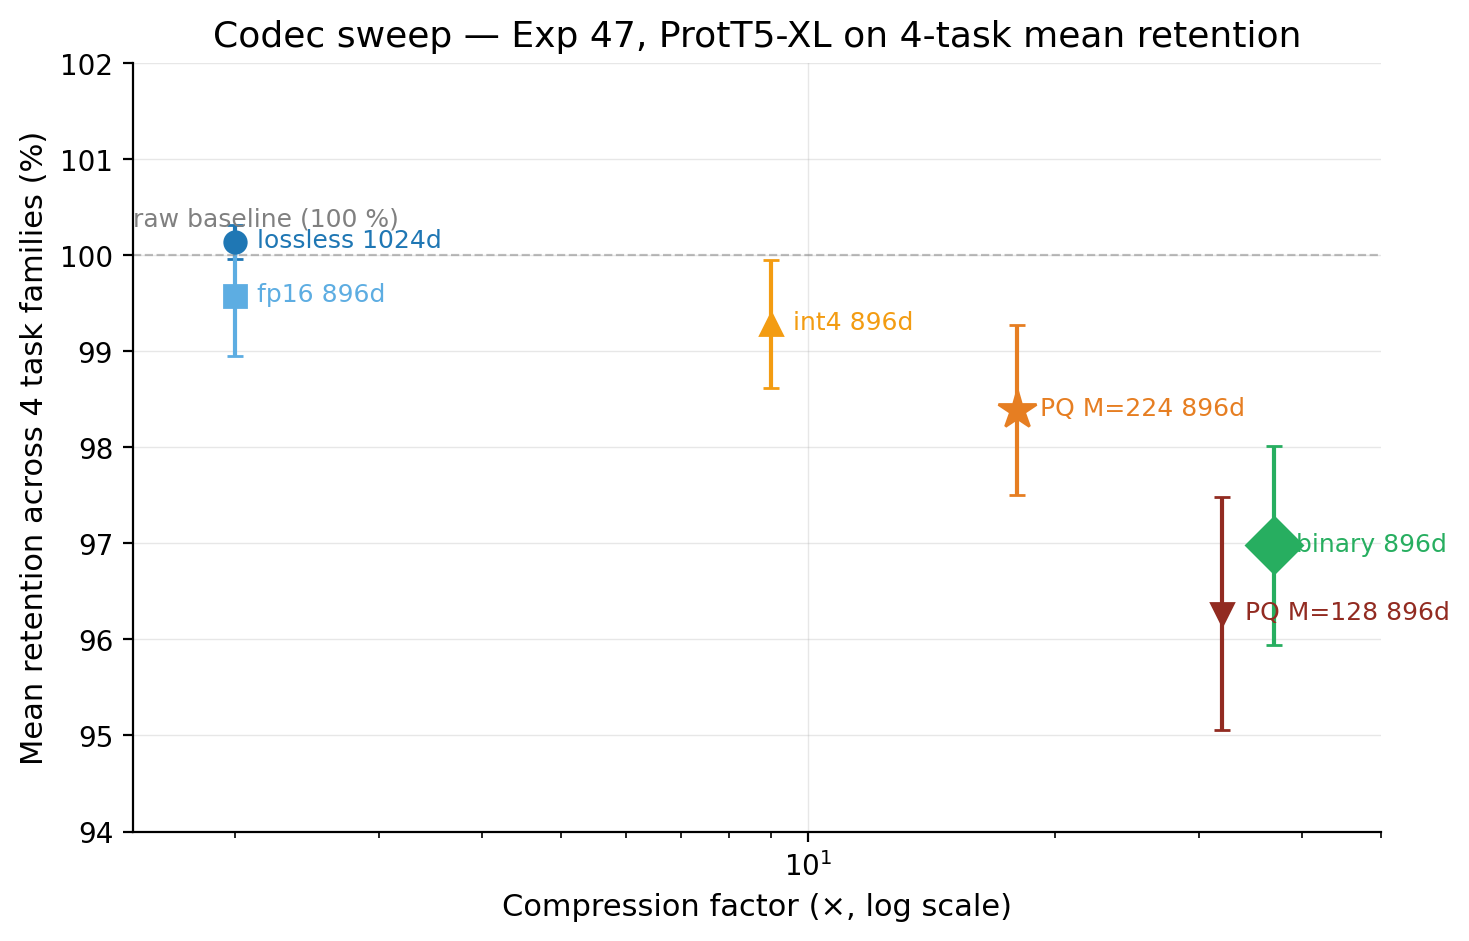

Source code (Python):
"""F.2 — Pareto plot: compression × mean retention from Exp 47 (ProtT5-XL).

Six configs (lossless / fp16 / int4 / PQ M=224 / PQ M=128 / binary) at d_out=896.
Mean retention = mean over (SS3, SS8, Ret@1, Disorder).
CI half-width from the BCa CIs in the source JSON, propagated as quadrature mean.
"""

import json
from pathlib import Path

import matplotlib.pyplot as plt
import numpy as np

from _style import CODEC_COLORS, FS_ANNOT, apply_defaults


REPO = Path(__file__).resolve().parent.parent.parent.parent
SOURCE = REPO / "data/benchmarks/rigorous_v1/exp47_sweep_prot_t5_full.json"
OUT = Path(__file__).parent / "pareto.png"


def main():
    apply_defaults()
    data = json.loads(SOURCE.read_text())

    # Six "headline" configs in CLAUDE.md table order
    headline_configs = [
        ("lossless-1024", "lossless 1024d", "lossless", "o", 60),
        ("fp16-896",      "fp16 896d",       "fp16",     "s", 60),
        ("int4-896",      "int4 896d",       "int4",     "^", 60),
        ("pq224-896",     "PQ M=224 896d",   "pq_max",   "*", 200),     # bold marker
        ("pq128-896",     "PQ M=128 896d",   "pq_aggressive", "v", 60),
        ("binary-896",    "binary 896d",     "binary",   "D", 200),    # bold marker
    ]

    by_config = {c["config"]: c for c in data["configs"]}

    fig, ax = plt.subplots(figsize=(7.5, 4.8))

    for cfg_id, label, color_key, marker, size in headline_configs:
        c = by_config.get(cfg_id)
        if c is None:
            print(f"  [WARN] config {cfg_id} not found; skipping")
            continue

        # x = compression factor (parse "37x" → 37)
        x = float(str(c["compression"]).rstrip("x"))

        # y = mean retention across 4 task families
        ret_vals = [c["ss3"]["retention"], c["ss8"]["retention"],
                    c["ret1"]["retention"], c["disorder"]["retention"]]
        y = float(np.mean(ret_vals))

        # CI half-width = mean of per-task half-widths (rough propagation)
        halfwidths = []
        for task_key in ["ss3", "ss8", "ret1", "disorder"]:
            ci = c[task_key].get("ci")
            if ci and len(ci) == 2:
                halfwidths.append((ci[1] - ci[0]) / 2)
        yerr = float(np.mean(halfwidths)) if halfwidths else 0.0

        ax.errorbar(x, y, yerr=yerr, fmt=marker, markersize=np.sqrt(size),
                    color=CODEC_COLORS[color_key], capsize=3, linewidth=1.5,
                    label=label)

        # Annotation slightly offset
        ax.annotate(label, (x, y), xytext=(8, -2), textcoords="offset points",
                    fontsize=FS_ANNOT, color=CODEC_COLORS[color_key])

    ax.set_xscale("log")
    ax.set_xlabel("Compression factor (×, log scale)")
    ax.set_ylabel("Mean retention across 4 task families (%)")
    ax.set_title("Codec sweep — Exp 47, ProtT5-XL on 4-task mean retention")
    ax.axhline(100, ls="--", color="gray", alpha=0.5, lw=0.8)
    ax.text(1.5, 100.3, "raw baseline (100 %)", color="gray", fontsize=FS_ANNOT)
    ax.set_xlim(1.5, 50)
    ax.set_ylim(94, 102)

    fig.tight_layout()
    fig.savefig(OUT, bbox_inches="tight")
    print(f"Wrote {OUT.relative_to(REPO)}")


if __name__ == "__main__":
    main()
